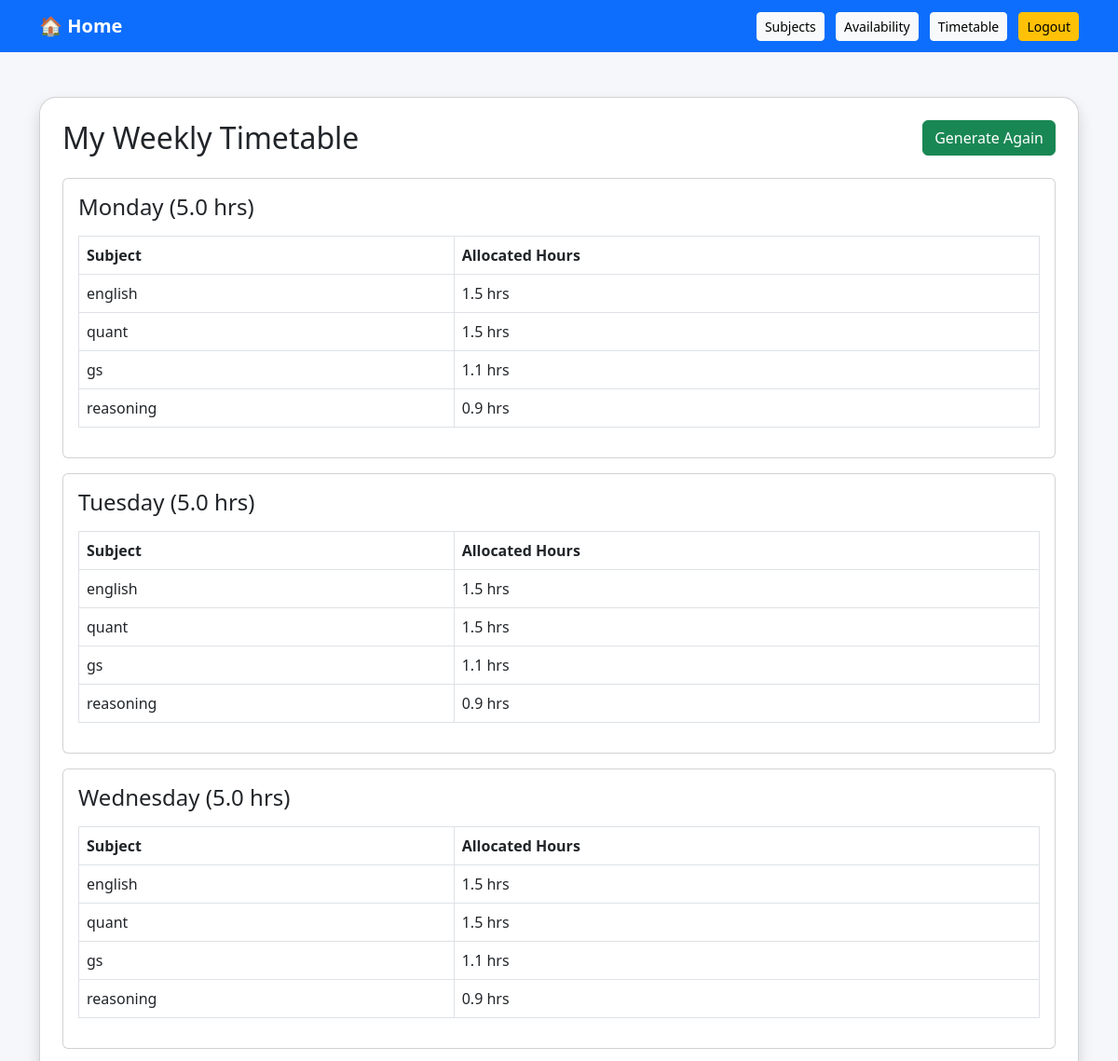
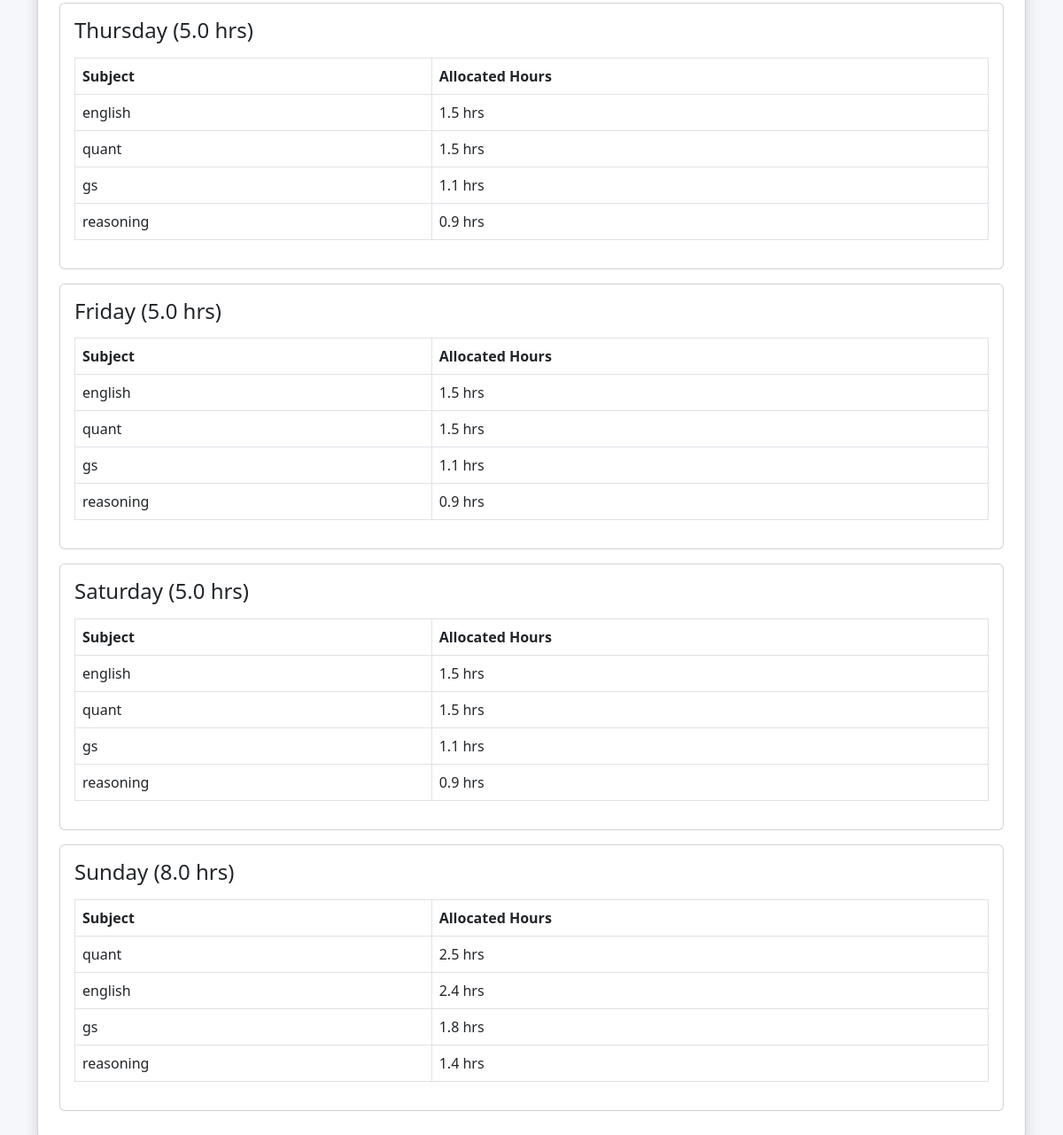
The app's page /weekly-timetable/ (signed in) with its own data (2 pictures, top to bottom).
### planner/models.py (models this page shows, shortened)
class StudyAvailability(models.Model):
    user = models.OneToOneField(User, on_delete=models.CASCADE)
    monday_hours = models.FloatField(default=0)
    tuesday_hours = models.FloatField(default=0)
    wednesday_hours = models.FloatField(default=0)
    thursday_hours = models.FloatField(default=0)
    friday_hours = models.FloatField(default=0)
    saturday_hours = models.FloatField(default=0)
    sunday_hours = models.FloatField(default=0)

class Subject(models.Model):
    PRIORITY_CHOICES = [
        ('High', 'High'),
        ('Medium', 'Medium'),
        ('Low', 'Low'),
    ]
    user = models.ForeignKey(User, on_delete=models.CASCADE)
    name = models.CharField(max_length=100)
    priority = models.CharField(max_length=10, choices=PRIORITY_CHOICES)
    total_topics = models.IntegerField(default=0)
    completed_topics = models.IntegerField(default=0)
    created_at = models.DateTimeField(auto_now_add=True)
    def pending_topics(self):
        pending = self.total_topics - self.completed_topics
        return pending if pending > 0 else 0

### planner/views.py (the view, shortened to what this page needs)
# urls.py: path('weekly-timetable/', views.generate_timetable, name='generate_timetable'),
@login_required
def generate_timetable(request):
    subjects = list(Subject.objects.filter(user=request.user))
    if not subjects:
        return render(request, 'planner/weekly_timetable.html', {
            'timetable': [],
            'message': 'Please add subjects first.'
        })
    try:
        availability = StudyAvailability.objects.get(user=request.user)
    except StudyAvailability.DoesNotExist:
        return render(request, 'planner/weekly_timetable.html', {
            'timetable': [],
            'message': 'Please set your weekly availability first.'
        })
    exams = {exam.subject_id: exam for exam in Exam.objects.filter(user=request.user)}
    days = [
        ('Monday', availability.monday_hours),
        ('Tuesday', availability.tuesday_hours),
        ('Wednesday', availability.wednesday_hours),
        ('Thursday', availability.thursday_hours),
        ('Friday', availability.friday_hours),
        ('Saturday', availability.saturday_hours),
        ('Sunday', availability.sunday_hours),
    ]
    from datetime import date
    today = date.today()
    weighted_subjects = []
    for subject in subjects:
        pending = subject.pending_topics()
        if pending <= 0:
            continue
        if subject.priority == 'High':
            priority_weight = 3
        elif subject.priority == 'Medium':
            priority_weight = 2
        else:
            priority_weight = 1
        base_weight = pending * priority_weight
        exam_boost = 0
        exam = exams.get(subject.id)
        exam_info = 'No exam added'
        final_weight = base_weight + exam_boost
        weighted_subjects.append({
            'name': subject.name,
            'weight': final_weight,
            'exam_info': exam_info,
        })
    if not weighted_subjects:
        return render(request, 'planner/weekly_timetable.html', {
            'timetable': [],
            'message': 'All subjects look completed. Great work!'
        })
    total_weight = sum(item['weight'] for item in weighted_subjects)
    timetable = []
    for day_name, total_hours in days:
        day_plan = []
        if total_hours > 0:
            for item in weighted_subjects:
                allocated_hours = round((item['weight'] / total_weight) * total_hours, 1)
                if allocated_hours > 0:
                    day_plan.append({
                        'subject': item['name'],
                        'hours': allocated_hours,
                        'exam_info': item['exam_info']
                    })
            day_plan.sort(key=lambda x: x['hours'], reverse=True)
        timetable.append({
            'day': day_name,
            'total_hours': total_hours,
            'plan': day_plan
        })
    return render(request, 'planner/weekly_timetable.html', {
        'timetable': timetable,
        'message': ''
    })

### planner/templates/planner/weekly_timetable.html (shortened to what this page needs)
<!DOCTYPE html>
<html>
<head>
    <link href="https://cdn.jsdelivr.net/npm/bootstrap@5.3.0/dist/css/bootstrap.min.css" rel="stylesheet">
</head>
<body style="background-color: #f5f7fb;">
<nav class="navbar navbar-expand-lg navbar-dark bg-primary">
    <div class="container">
        <a class="navbar-brand fw-bold" href="/dashboard/">🏠 Home</a>
        <div class="ms-auto">
            <a href="/subjects/" class="btn btn-light btn-sm me-2">Subjects</a>
            <a href="/availability/" class="btn btn-light btn-sm me-2">Availability</a>
            <a href="/weekly-timetable/" class="btn btn-light btn-sm me-2">Timetable</a>
            <a href="/logout/" class="btn btn-warning btn-sm">Logout</a>
        </div>
    </div>
</nav>
<div class="container mt-5">
    <div class="card shadow p-4" style="border-radius: 18px;">
        <div class="d-flex justify-content-between align-items-center mb-4">
            <h2 class="mb-0">My Weekly Timetable</h2>
            <a href="/weekly-timetable/" class="btn btn-success">Generate Again</a>
        </div>
        {% if timetable %}
            {% for day in timetable %}
                <div class="card mb-3">
                    <div class="card-body">
                        <h4>{{ day.day }} ({{ day.total_hours }} hrs)</h4>
                        {% if day.plan %}
                            <table class="table table-bordered mt-3">
                                <thead>
                                    <tr>
                                        <th>Subject</th>
                                        <th>Allocated Hours</th>
                                    </tr>
                                </thead>
                                <tbody>
                                    {% for item in day.plan %}
                                    <tr>
                                        <td>{{ item.subject }}</td>
                                        <td>{{ item.hours }} hrs</td>
                                    </tr>
                                    {% endfor %}
                                </tbody>
                            </table>
                        {% else %}
                            <p class="mt-2 mb-0">No study time set for this day.</p>
                        {% endif %}
                    </div>
                </div>
            {% endfor %}
        {% endif %}
    </div>
</div>
</body>
</html>

### records on screen
StudyAvailability: total_hours "5.0" "5.0" "5.0" "5.0" "5.0" "5.0" "8.0"
Subject: subject "english" "english" "english" "english" "english" "english" "english"
Subject: subject "quant" "quant" "quant" "quant" "quant" "quant" "quant"
Subject: subject "gs" "gs" "gs" "gs" "gs" "gs" "gs"
Subject: subject "reasoning" "reasoning" "reasoning" "reasoning" "reasoning" "reasoning" "reasoning"

### other values on screen
{{ day.day }} "Monday" "Tuesday" "Wednesday" "Thursday" "Friday" "Saturday" "Sunday"
{{ item.hours }} "1.5" "1.5" "1.1" "0.9" "1.5" "1.5" "1.1" "0.9" "1.5" "1.5" "1.1" "0.9" "1.5" "1.5" "1.1" "0.9" "1.5" "1.5" "1.1" "0.9" "1.5" "1.5" "1.1" "0.9" "2.5" "2.4" "1.8" "1.4"
